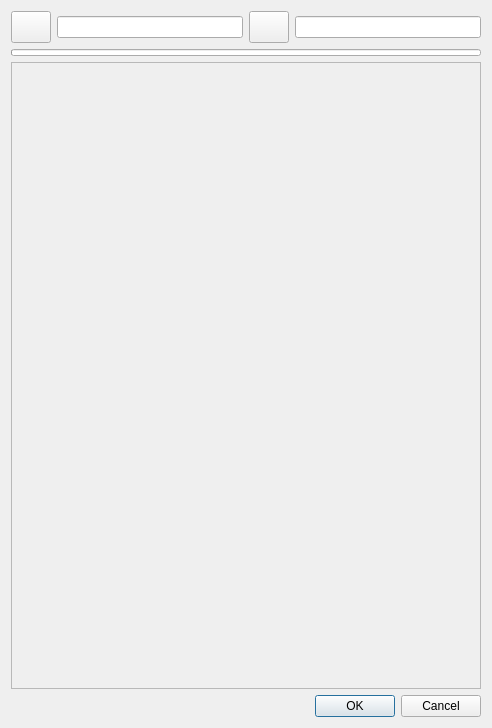
<?xml version="1.0" encoding="UTF-8"?>
<ui version="4.0">
 <class>AbstractFileDialog</class>
 <widget class="QDialog" name="AbstractFileDialog">
  <property name="geometry">
   <rect>
    <x>0</x>
    <y>0</y>
    <width>492</width>
    <height>728</height>
   </rect>
  </property>
  <property name="windowTitle">
   <string>Dialog</string>
  </property>
  <layout class="QVBoxLayout" name="verticalLayout">
   <item>
    <layout class="QHBoxLayout" name="horizontalLayout">
     <item>
      <widget class="QPushButton" name="backButton">
       <property name="minimumSize">
        <size>
         <width>32</width>
         <height>32</height>
        </size>
       </property>
       <property name="text">
        <string/>
       </property>
      </widget>
     </item>
     <item>
      <widget class="QLineEdit" name="pathEdit">
       <property name="text">
        <string/>
       </property>
      </widget>
     </item>
     <item>
      <widget class="QPushButton" name="reserchButton">
       <property name="minimumSize">
        <size>
         <width>32</width>
         <height>32</height>
        </size>
       </property>
       <property name="text">
        <string/>
       </property>
      </widget>
     </item>
     <item>
      <widget class="QLineEdit" name="searchEdit"/>
     </item>
    </layout>
   </item>
   <item>
    <widget class="QProgressBar" name="progressBar">
     <property name="styleSheet">
      <string notr="true">QProgressBar {
	max-height:7px;
}
QProgressBar::chunk:horizontal {
    background: qlineargradient(x1: 0,
                                y1: 0.5,
                                x2: 1,
                                y2: 0.5,
                                stop: 0 rgb(20, 218, 221),
                                stop: 1  rgb(128, 109, 236));

}</string>
     </property>
     <property name="value">
      <number>0</number>
     </property>
     <property name="textVisible">
      <bool>false</bool>
     </property>
    </widget>
   </item>
   <item>
    <widget class="QScrollArea" name="scrollArea">
     <property name="widgetResizable">
      <bool>true</bool>
     </property>
     <widget class="QWidget" name="scrollAreaWidgetContents">
      <property name="geometry">
       <rect>
        <x>0</x>
        <y>0</y>
        <width>472</width>
        <height>626</height>
       </rect>
      </property>
      <layout class="QVBoxLayout" name="verticalLayout_2">
       <property name="spacing">
        <number>0</number>
       </property>
       <property name="leftMargin">
        <number>0</number>
       </property>
       <property name="topMargin">
        <number>0</number>
       </property>
       <property name="rightMargin">
        <number>0</number>
       </property>
       <property name="bottomMargin">
        <number>0</number>
       </property>
       <item>
        <layout class="QFormLayout" name="contentLayout"/>
       </item>
      </layout>
     </widget>
    </widget>
   </item>
   <item>
    <widget class="QDialogButtonBox" name="dialogButtons">
     <property name="orientation">
      <enum>Qt::Horizontal</enum>
     </property>
     <property name="standardButtons">
      <set>QDialogButtonBox::Cancel|QDialogButtonBox::Ok</set>
     </property>
    </widget>
   </item>
  </layout>
 </widget>
 <resources/>
 <connections>
  <connection>
   <sender>dialogButtons</sender>
   <signal>accepted()</signal>
   <receiver>AbstractFileDialog</receiver>
   <slot>accept()</slot>
   <hints>
    <hint type="sourcelabel">
     <x>248</x>
     <y>254</y>
    </hint>
    <hint type="destinationlabel">
     <x>157</x>
     <y>274</y>
    </hint>
   </hints>
  </connection>
  <connection>
   <sender>dialogButtons</sender>
   <signal>rejected()</signal>
   <receiver>AbstractFileDialog</receiver>
   <slot>reject()</slot>
   <hints>
    <hint type="sourcelabel">
     <x>316</x>
     <y>260</y>
    </hint>
    <hint type="destinationlabel">
     <x>286</x>
     <y>274</y>
    </hint>
   </hints>
  </connection>
 </connections>
</ui>
